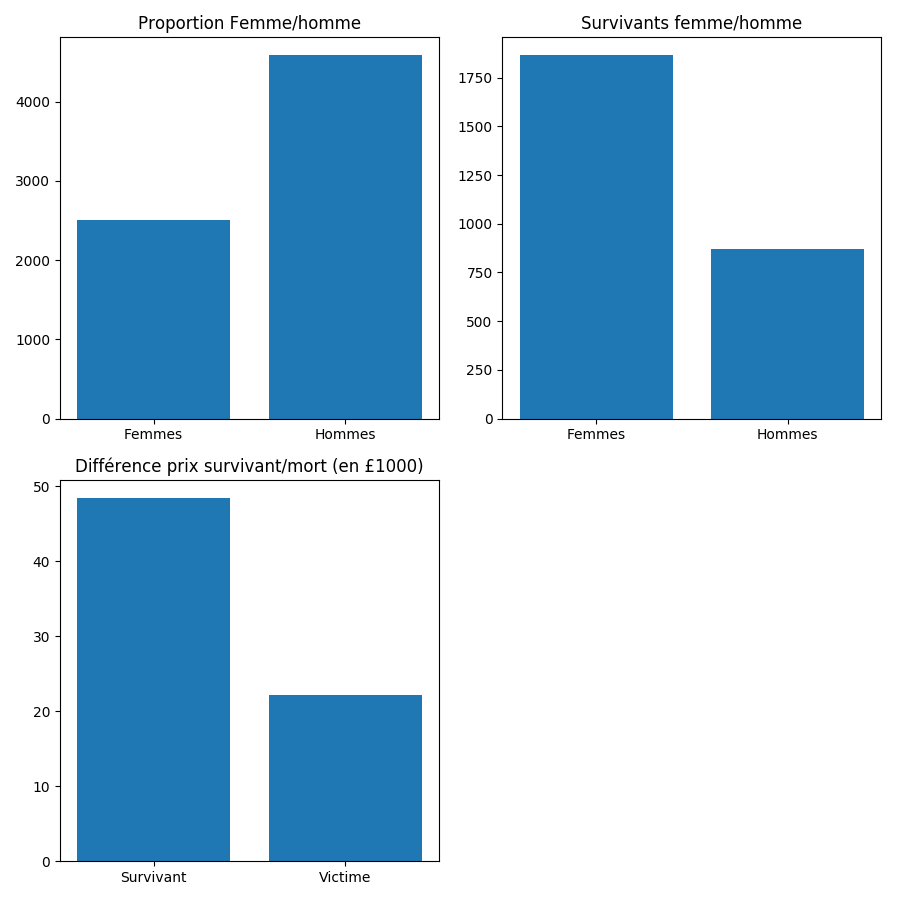

The script that drew this image:
import pandas as pd
import matplotlib.pyplot as plt
import matplotlib.gridspec as gridspec

# Construction des données

titanic = pd.read_csv('titanic.csv')
titanic['Age'] = titanic['Age'].astype(int)

femmes = titanic[titanic.Sex == 'female']  
hommes = titanic[titanic.Sex == 'male']

femmesSurvie = femmes[femmes.Survived == 1]
hommesSurvie = hommes[hommes.Survived == 1]

genders = ['Femmes','Hommes']
genderStats = [femmes.size,hommes.size]
genderSurviveStats = [femmesSurvie.size,hommesSurvie.size]

avgTicketDead = titanic[titanic.Survived == 0].Fare.mean()
avgTicketAlive = titanic[titanic.Survived == 1].Fare.mean()

aliveState = ['Survivant','Victime']
aliveStateValue = [avgTicketAlive,avgTicketDead]

# Affichages des graphiques

plt.close()

fig = plt.figure(1, figsize=(9, 9))
fig.subplots_adjust(top=0.9)

p1 = plt.subplot(221)
p1.bar(genders, genderStats)
p1.set_title('Proportion Femme/homme')

p2 = plt.subplot(222)
p2.bar(genders, genderSurviveStats)
p2.set_title('Survivants femme/homme')

p3 = plt.subplot(223)
p3.bar(aliveState, aliveStateValue)
p3.set_title('Différence prix survivant/mort (en £1000)')


# Affichage des graphiques

plt.tight_layout()
plt.show()
